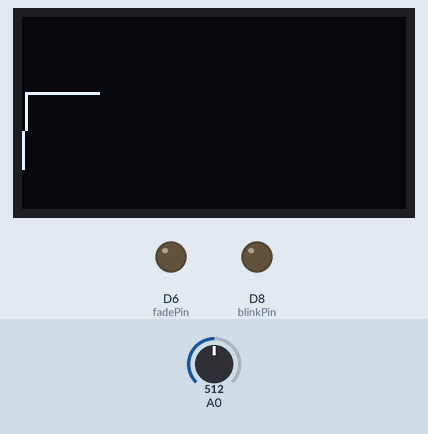
This sketch was run on a simulated ESP8266 (NodeMCU). Shown: 128×64 one-colour display, output pins drawn as LEDs (lit = HIGH). The inputs (shaded band) are chosen by the test bench; at power-on: A0 = 512. What the sketch prints to the serial monitor is not drawn.

Above: at 1.2 s.
1.3 s: A0 set to 521
At 1.76 s:
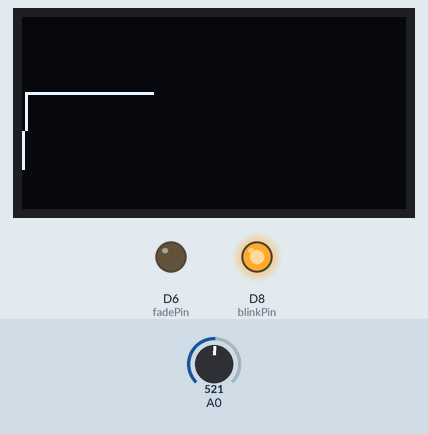
4.0 s: A0 set to 306
At 4.97 s:
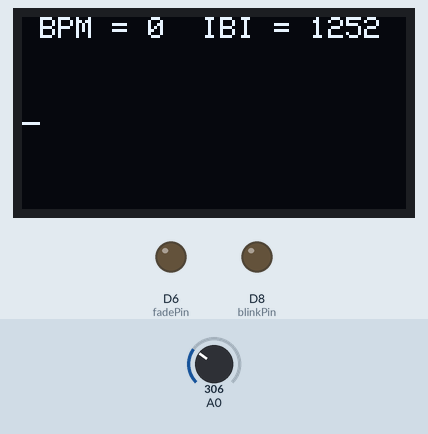
7.0 s: A0 set to 522
At 18.46 s:
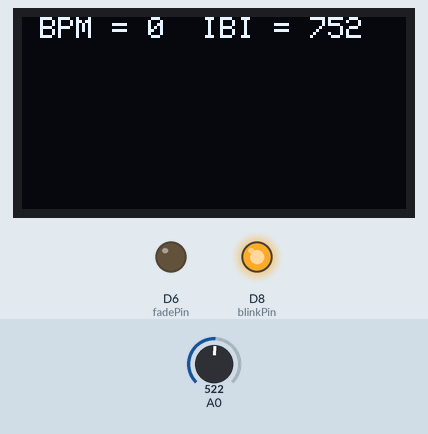
Timing chart, 0 to 20.0 s (numbered marks = the images above; inputs shaded):
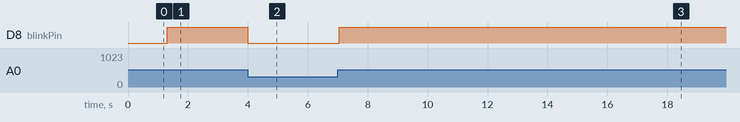

The sketch:

pulsesensor.ino
```cpp
// https://github.com/Lisylfn/pulseNode/blob/master/pulse.c

#include <Adafruit_SSD1306.h>     // 显示屏库
#include <Adafruit_GFX.h>
#include <gfxfont.h>
#include <Ticker.h>
#include <SPI.h>
#include <Wire.h>

#define OLED_RESET 0     // rst假管脚
Adafruit_SSD1306 display(OLED_RESET);

// 设置显示屏属性
const int WIDTH = 128;
const int HEIGHT = 64;
const int LENGTH = WIDTH;

Ticker flipper;

int blinkPin = D8;               // 设置点亮led的pin 15
int fadePin = D6;                // 设置灭led的pin 12
int fadeRate = 0;

volatile int BPM;         // 心率
volatile int Signal;      // 接收信号
volatile int IBI = 600;   // 脉搏间隔
volatile boolean Pulse = false;     // 脉搏高峰为true
volatile boolean QS = false;        // 确定为一次心跳时为true

volatile int rate[10];                    // 用于保存上十次IBI
volatile unsigned long sampleCounter = 0; // 采样计数器
volatile unsigned long lastBeatTime = 0;  // 记录上次脉搏时间
volatile int P = 512;                     // 记录峰值
volatile int T = 512;                     // 记录谷值
volatile int thresh = 512;                // 阈值
volatile int amp = 100;                   // 幅值
volatile boolean firstBeat = true;
volatile boolean secondBeat = false;


// 显示函数
int x;
int y[LENGTH];

void clearY() {
  for (int i = 0; i < LENGTH; i++) {
    y[i] = -1;
  }
}

void drawY() {
  display.drawPixel(0, y[0], WHITE);
  for (int i = 1; i < LENGTH; i++) {
    if (y[i] != -1) {
      display.drawLine(i - 1, y[i - 1], i, y[i], WHITE);
    } else {
      break;
    }
  }
}


// nodemcu上电时
void setup() {
  display.begin(SSD1306_SWITCHCAPVCC, 0x3C);  // 初始化显示屏
  delay(20);
  display.clearDisplay();

  x = 0;
  clearY();
  // 显示心跳
  pinMode(blinkPin, OUTPUT);
  pinMode(fadePin, OUTPUT);
  Serial.begin(115200);       // 波特率115200, 这样快
  interruptSetup();           //中断, 2ms一次读取
}


// nodemcu死循环
void loop() {
  y[x] = map(Signal, 0, 1023, HEIGHT - 14, 0);
  drawY();
  x++;
  if (x >= WIDTH) {
    display.clearDisplay();
    display.setTextSize(0);
    display.setTextColor(WHITE);
    display.setCursor(0, 0);
    display.print(" BPM = ");
    display.print(BPM);
    display.print("  IBI = ");
    display.print(IBI);
    display.print("  ");       // 在显示屏打印BPM和IBI
    x = 0;
    clearY();
  }

  sendDataToProcessing('S', Signal);     // 发送Signal
  if (QS == true) {                      // QS为true才是一次心跳, 发送相应数据
    fadeRate = 255;
    sendDataToProcessing('B', BPM);  // 发送BPM
    sendDataToProcessing('Q', IBI);  // 发送IBI
    QS = false;                      // 重置QS,以便检测下次心跳

  }

  ledFadeToBeat();
  display.display();
  delay(10);
}


// xintiao显示
void ledFadeToBeat() {
  fadeRate -= 15;
  fadeRate = constrain(fadeRate, 0, 255);
  analogWrite(fadePin, fadeRate);
}


// 发送数据函数
void sendDataToProcessing(char symbol, int data ) {
  Serial.print(symbol);
  Serial.println(data);
}


// 中断入口,每2ms进行检测
void interruptSetup() {
  flipper.attach_ms(2, ISRTr);
}


// 中断服务程序
void ISRTr() {
  cli();                               // 关中断
  Signal = analogRead(A0);              // 读取A0管脚, 即Pulsesensor所在管脚
  sampleCounter += 2;
  int N = sampleCounter - lastBeatTime;     // 设置一个检测阈值

  if (Signal < thresh && N > (IBI / 5) * 3) { // 避免噪声影响
    if (Signal < T) {                       // 找到谷值
      T = Signal;
    }
  }

  if (Signal > thresh && Signal > P) {     // 找到峰值
    P = Signal;
  }


  if (N > 250) {                                  // 避免高频噪声
    if ( (Signal > thresh) && (Pulse == false) && (N > (IBI / 5) * 3) ) {
      Pulse = true;
      digitalWrite(blinkPin, HIGH);
      IBI = sampleCounter - lastBeatTime;         // 计算IBI
      lastBeatTime = sampleCounter;               // 更新lastNeatTime flag

      if (secondBeat) {                      // 当是secondBeat
        secondBeat = false;                  // 更新flag
        for (int i = 0; i <= 9; i++) {       // 存十个IBI
          rate[i] = IBI;
        }
      }

      if (firstBeat) {                       // 当是firstBeat
        firstBeat = false;
        secondBeat = true;                   // 更新flag
        sei();                               // 中断
        return;
      }


      // 将rate数组里面9个旧IBI数据相加
      word runningTotal = 0;

      for (int i = 0; i <= 8; i++) {
        rate[i] = rate[i + 1];
        runningTotal += rate[i];
      }
      // 将新读取的IBI存入rate[9]
      rate[9] = IBI;
      runningTotal += rate[9];
      runningTotal /= 10;                     // 连续10个IBI取平均
      BPM = 60000 / runningTotal;             // 利用IBI求BPM
      QS = true;
    }
  }

  if (Signal < thresh && Pulse == true) {  // 判断一次是否心跳结束
    digitalWrite(blinkPin, LOW);
    Pulse = false;
    amp = P - T;
    thresh = amp / 2 + T;
    P = thresh;
    T = thresh;
  }

  if (N > 2500) {                          // 当2.5s内没有心跳,重置
    thresh = 512;
    P = 512;
    T = 512;
    lastBeatTime = sampleCounter;
    firstBeat = true;
    secondBeat = false;
  }

  sei();
}
```

Measured:
- the behaviour switches between 512 and 513 on A0 (found by bisection; images 0 and 1)
- after the input at 1.3 s, D8 (blinkPin): LOW → HIGH at once
- after the input at 4.0 s, D8 (blinkPin): HIGH → LOW at once
- after the input at 7.0 s, D8 (blinkPin): LOW → HIGH after 0.06 s
